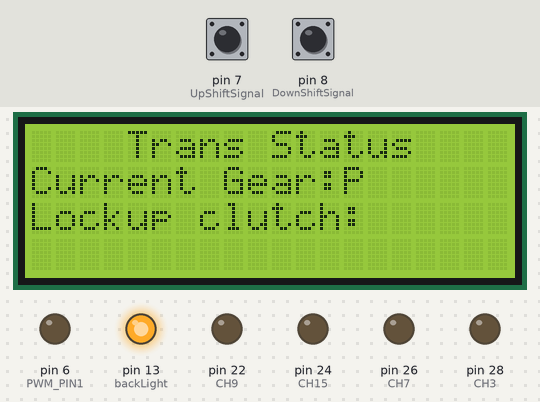
The sketch below on a simulated Arduino Mega 2560, built with avr-gcc and run on an emulated ATmega2560. On the bench: 20×4 character LCD, output pins drawn as LEDs (lit = HIGH). The test bench sets the inputs (shaded band); at power-on: pin 7 (UpShiftSignal) LOW, pin 8 (DownShiftSignal) LOW. What the sketch prints to the serial monitor is not drawn.

Above: at 3.2 s.
3.3 s: pin 7 (UpShiftSignal) pulled HIGH for 1 s
At 5.4 s:
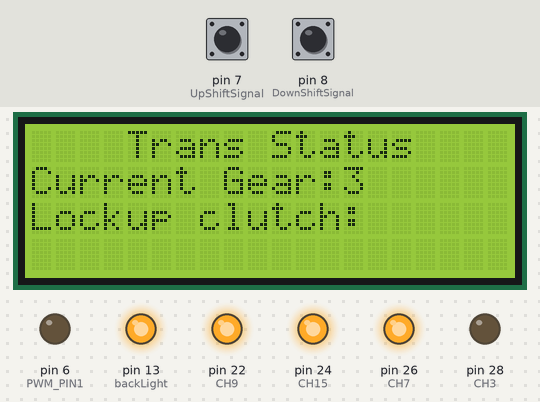
5.8 s: pin 7 (UpShiftSignal) pulled HIGH for 0.25 s
At 7.0 s:
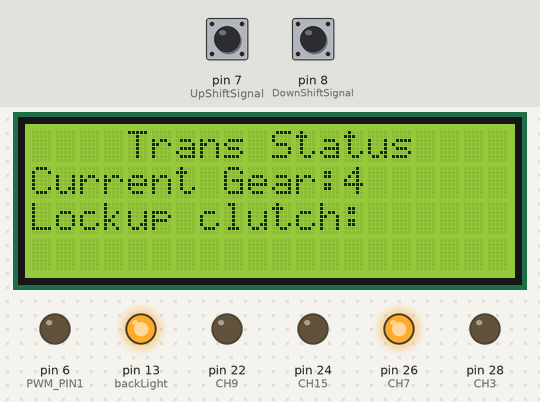
7.5 s: pin 7 (UpShiftSignal) pulled HIGH for 0.25 s
At 8.5 s:
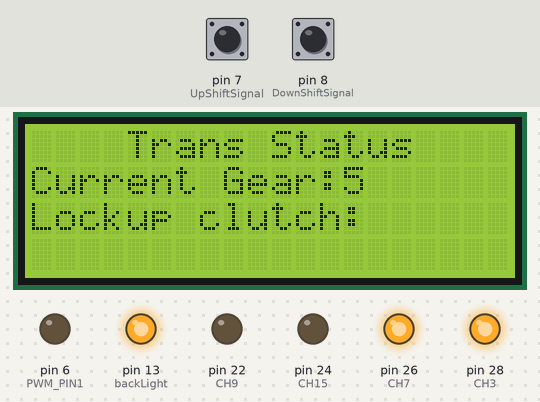
9.2 s: pin 8 (DownShiftSignal) pulled HIGH for 3.2 s
At 10.18 s:
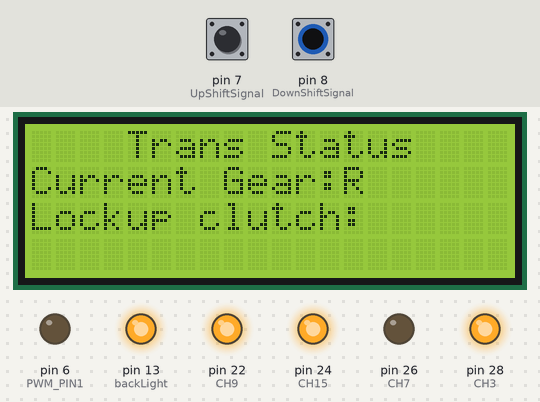
Timing chart, 0 to 12.2 s (numbered marks = the images above; inputs shaded):
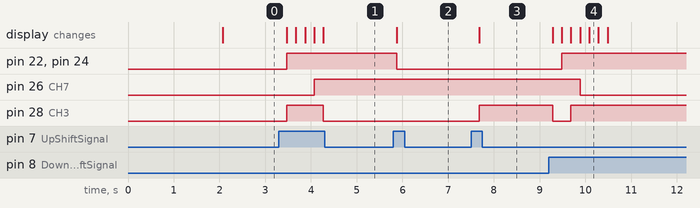

Measured:
- after the input at 3.3 s, pin 22 (CH9), pin 24 (CH15): LOW → HIGH after 0.17 s; pin 26 (CH7): LOW → HIGH after 0.77 s; pin 28 (CH3): LOW → HIGH after 0.17 s, → LOW 0.80 s later; the display: first changes after 0.17 s (image 1 shows a later state)
- after the input at 5.8 s, pin 22 (CH9), pin 24 (CH15): HIGH → LOW after 0.08 s; the display: changes after 0.08 s (image 2)
- after the input at 7.5 s, pin 28 (CH3): LOW → HIGH after 0.18 s; the display: changes after 0.18 s (image 3)
- after the input at 9.2 s, pin 22 (CH9), pin 24 (CH15): LOW → HIGH after 0.28 s; pin 26 (CH7): HIGH → LOW after 0.69 s; pin 28 (CH3): HIGH → LOW after 0.08 s, → HIGH 0.40 s later; the display: first changes after 0.08 s (image 4 shows a later state)

The sketch:

PWM.ino
```cpp
/* ===============================================================
      Project: 4 Channel 5V Relay Module
       Author: Scott C
      Created: 7th Sept 2014
  Arduino IDE: 1.0.5
      Website: http://arduinobasics.blogspot.com.au
  Description: Explore the difference between NC and NO terminals.
  ================================================================== */

/*
  Connect 5V on Arduino to VCC on Relay Module
  Connect GND on Arduino to GND on Relay Module
  Connect GND on Arduino to the Common Terminal (middle terminal) on Relay Module. */
#include <LiquidCrystal.h>

LiquidCrystal lcd(12, 11, 5, 4, 3, 2);
int backLight = 13;

#define CH9 22   // Connect Digital Pin 9 on Relay Module 22 on Arduino
#define CH7 26   // Connect Digital Pin 7 on Relay Module 26 on Arduino
#define CH15 24  // Connect Digital Pin 15 on Relay Module 24 on Arduino
#define CH3 28  // Connect Digital Pin 3 on Relay Module 28 on Arduino
#define DownShiftSignal 8
#define UpShiftSignal 7

#define park -2;
#define neutral -1;
#define reverse 0;
#define first 1;
#define second 2;
#define third 3;
#define fourth 4;
#define fifth 5;
#define sixth 6;

#define parkString "P";
#define neutralString "N";
#define reverseString "R";
#define firstString "1";
#define secondString "2";
#define thirdString "3";
#define fourthString "4";
#define fifthString "5";
#define sixthString "6";

String gearString = "P";

int CurrentGear = park;
int downShift = LOW;
int upShift = LOW;

byte PWM_PIN1 = 6;

void setupPins() {
  //Setup Digital Pins
  pinMode(CH9, OUTPUT);
  pinMode(CH7, OUTPUT);
  pinMode(CH15, OUTPUT);
  pinMode(CH3, OUTPUT);
  pinMode(DownShiftSignal, INPUT);
  pinMode(UpShiftSignal, INPUT);

  //PWM pins
  pinMode(PWM_PIN1, OUTPUT);
}

void setupLCD() {
  //Setup LCD
  pinMode(backLight, OUTPUT);
  digitalWrite(backLight, HIGH);
  // set up the LCD's number of columns and rows:
  lcd.begin(20, 4);
  // Print a message to the LCD.
  lcd.setCursor(4, 0);
  lcd.print("Trans Status");
  lcd.setCursor(0, 1);
  lcd.print("Current Gear:");
  lcd.setCursor(0, 2);
  lcd.print("Lockup clutch:");
}

void setup() {

  setupPins();
  setupLCD();

  //Turn OFF any power to the Relay channels
  digitalWrite(CH9, LOW);
  digitalWrite(CH7, LOW);
  digitalWrite(CH15, LOW);
  digitalWrite(CH3, LOW);

  delay(2000); //Wait 2 seconds before starting sequence
  Serial.begin(9600);
}

void deEnergize(int pin) {
  int delayTime = 10; // This will change the frequency
  float percentage = 1.00;
  while (percentage > 0) {
    digitalWrite(pin, HIGH);
    int onTime = delayTime * percentage;
    delay(onTime);
    int rem = delayTime - onTime;
    digitalWrite(pin, LOW);
    delay(rem);
    percentage -= .005; // This will change the amount of time it takes to fully deenergize
  }
}

void energize(int pin) {
  int delayTime = 10; // This will change the frequency
  float percentage = 0.00;
  while (percentage < 100.00) {
    digitalWrite(pin, HIGH);
    int onTime = delayTime * percentage;
    delay(onTime);
    int rem = delayTime - onTime;
    digitalWrite(pin, LOW);
    delay(rem);
    percentage += .005; // This will change the amount of time it takes to fully deenergize
  }
}

void downShiftTrans() {
  switch (CurrentGear) {
    case -2:
      setGearPark();
      break;
    case -1:
      setGearNeutral();
      break;
    case 0:
      setGearReverse();
      break;

    case 1:
      setGearFirst();
      break;
    case 2:
      setGearSecond();
      break;
    case 3:
      setGearThird();
      break;
    case 4:
      setGearFourth();
      break;
    case 5:
      setGearFifth();
      break;
    case 6:
      setGearSixth();
      break;
  }
}

void upShiftTrans() {
  switch (CurrentGear) {
    case -2:
      setGearPark();
      break;
    case -1:
      setGearNeutral();
      break;
    case 0:
      setGearReverse();
      break;

    case 1:
      setGearFirst();
      break;
    case 2:
      setGearSecond();
      break;
    case 3:
      setGearThird();
      break;
    case 4:
      setGearFourth();
      break;
    case 5:
      setGearFifth();
      break;
    case 6:
      setGearSixth();
      break;
  }
}

void setGearPark() { //TODO: NEEDS CHANGED TO REAL VALUES
  digitalWrite(CH3, HIGH);  //SS1 -- HIGH is OFF
  digitalWrite(CH7, LOW); //SS2 -- LOW is ON
  digitalWrite(CH9, HIGH);  //SS3
  digitalWrite(CH15, HIGH); //TCC
  gearString = parkString;
}

void setGearNeutral() { //TODO: NEEDS CHANGED TO REAL VALUES
  digitalWrite(CH3, HIGH);  //SS1 -- HIGH is OFF
  digitalWrite(CH7, LOW); //SS2 -- LOW is ON
  digitalWrite(CH9, HIGH);  //SS3
  digitalWrite(CH15, HIGH); //TCC
  gearString = neutralString;
}

void setGearReverse() { //TODO: NEEDS CHANGED TO REAL VALUES
  digitalWrite(CH3, HIGH);  //SS1 -- HIGH is OFF
  digitalWrite(CH7, LOW); //SS2 -- LOW is ON
  digitalWrite(CH9, HIGH);  //SS3
  digitalWrite(CH15, HIGH); //TCC
  gearString = reverseString;
}

void setGearFirst() {
  digitalWrite(CH3, HIGH);  //SS1 -- HIGH is OFF
  digitalWrite(CH7, LOW); //SS2 -- LOW is ON
  digitalWrite(CH9, HIGH);  //SS3
  digitalWrite(CH15, HIGH); //TCC
  gearString = firstString;
}

void setGearSecond() {
  digitalWrite(CH3, HIGH);  //SS1
  digitalWrite(CH7, HIGH); //SS2
  digitalWrite(CH9, HIGH);  //SS3
  digitalWrite(CH15, HIGH); //TCC
  gearString = secondString;
}

void setGearThird() {
  digitalWrite(CH3, LOW);  //SS1
  digitalWrite(CH7, HIGH); //SS2
  digitalWrite(CH9, HIGH);  //SS3
  digitalWrite(CH15, HIGH); //TCC
  gearString = thirdString;
}

void setGearFourth() {
  digitalWrite(CH3, LOW);  //SS1
  digitalWrite(CH7, HIGH); //SS2
  digitalWrite(CH9, LOW);  //SS3
  digitalWrite(CH15, LOW); //TCC
  gearString = fourthString;
}

void setGearFifth() {
  digitalWrite(CH3, HIGH);  //SS1
  digitalWrite(CH7, HIGH); //SS2
  digitalWrite(CH9, LOW);  //SS3
  digitalWrite(CH15, LOW); //TCC
  gearString = fifthString;
}

void setGearSixth() {
  digitalWrite(CH3, HIGH);  //SS1
  digitalWrite(CH7, HIGH); //SS2
  digitalWrite(CH9, LOW);  //SS3
  digitalWrite(CH15, LOW); //TCC
  gearString = sixthString;
}

void loop() {

  // set the cursor to column 0, line 1
  // (note: line 1 is the second row, since counting begins with 0):
  lcd.setCursor(13, 1);

  downShift = digitalRead(DownShiftSignal);
  upShift = digitalRead(UpShiftSignal);

  if (downShift == 1) {
    if (CurrentGear > -2) {
      CurrentGear--;
      downShiftTrans();
    }

  }

  if (upShift == 1) {
    if (CurrentGear < 6) {
      CurrentGear++;
      upShiftTrans();
    }
  }
  lcd.print(gearString);
  Serial.print("Current Gear: ");
  Serial.println(gearString);
  delay(200);

}
```
